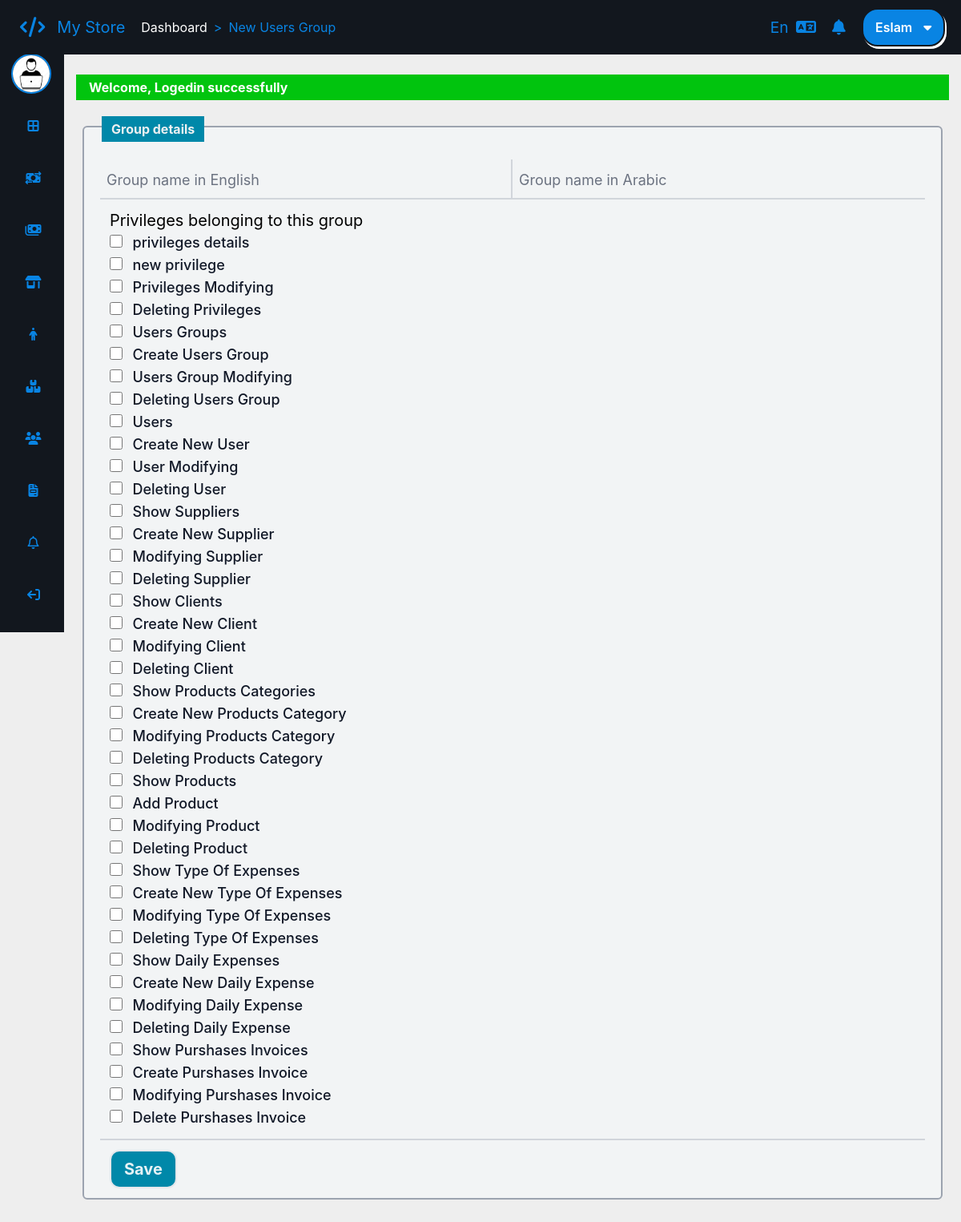
Page /usersgroups/create (signed in) on the committed database.
### tables this page shows
CREATE TABLE `app_users_privileges` (
  `PrivilegeId` tinyint(3) UNSIGNED NOT NULL,
  `Privilege` varchar(30) NOT NULL,
  `PrivilegeTitle` varchar(30) NOT NULL,
  `PrivilegeTitleAr` varchar(30) NOT NULL
);

### app/controllers/abstractcontroller.php (called while the page is built, shortened)
<?php
class AbstractController
{
    protected $_controller;
    protected $_action;
    protected $_data = [];
    protected $_template;
    protected $_registry;
    public function setRegistry($registry)
    {
        $this->_registry = $registry;
    }
    public function setController($controller)
    {
        $this->_controller = $controller;
    }
    public function setAction($action)
    {
        $this->_action = $action;
    }
    public function setTemplate($template)
    {
        $this->_template = $template;
    }
    protected function _view()
    {
        $view = VIEWS_PATH . $this->_controller . DS . $this->_action . '.view.php';
        $this->language->getDictionary();
        $this->_data = array_merge($this->_data, $this->language->getDictionary());
        $this->_template->setRegistry($this->_registry);
        $this->_template->setActionViewFile($view);
        $this->_template->setAppData($this->_data);
        $this->_template->renderApp();
    }
}

### app/controllers/usersgroupscontroller.php (called while the page is built, shortened)
<?php
class UsersGroupsController extends AbstractController
{
    public function createAction()
    {
        $this->_data['privileges'] = PrivilegesModel::getAll();
        $this->_view();
    }
}

### app/lib/frontcontroller.php (called while the page is built, shortened)
<?php
class FrontController
{
    private $_controller = 'index';
    private $_action = 'default';
    private $_params = array();
    private $_template;
    private $_registry;
    public function __construct(Template $template, Registry $registry, Authentication $auth)
    {
        $this->_template = $template;
        $this->_registry = $registry;
    }
    private function _parseUrl()
    {
        $url = explode("/", trim(parse_url($_SERVER['REQUEST_URI'], PHP_URL_PATH), '/'), 3);
        if (isset($url[0]) && $url[0] != '') {
            $this->_controller = $url[0];
        }
        if (isset($url[1]) && $url[1] != '') {
            $this->_action = $url[1];
        }
    }
    public function dispatch()
    {
        $actionName = $this->_action . 'Action';
        $controller = new $controllerClassName();
        $controller->setController($this->_controller);
        $controller->setAction($this->_action);
        $controller->setParams($this->_params);
        $controller->setTemplate($this->_template);
        $controller->setRegistry($this->_registry);
        $controller->$actionName();
    }
}

### public/index.php (called while the page is built, shortened)
<?php
require_once ".." . DIRECTORY_SEPARATOR . "app" . DIRECTORY_SEPARATOR . "lib" . DIRECTORY_SEPARATOR . "database" . DIRECTORY_SEPARATOR . "pdodatabase.php";
$session = new SessionManager();
$session->start();
$template_parts = require_once '..' . DS . 'app' . DS . 'config' . DS . 'templateconfig.php';
$template = new Template($template_parts);
$language = new Language();
$messgenger = Messenger::getInstance($session);
$authentication = Authentication::getInstance($session);
$notification = Notification::getInstance();
$registry = Registry::getInstance();
$registry->session = $session;
$registry->language = $language;
$registry->messenger = $messgenger;
$registry->notification = $notification;
$front = new FrontController($template, $registry, $authentication);
$front->dispatch();

### app/lib/sessionmanager.php (called while the page is built, shortened)
<?php
class SessionManager extends \SessionHandler
{
    public function __get($name)
    {
        return  false !== $_SESSION[$name] ? $_SESSION[$name] : false;
    }
}

### app/models/privilegesmodel.php (called while the page is built, shortened)
<?php
class PrivilegesModel extends AbstractModel
{
    public function __get($prop)
    {
        return $this->$prop;
    }
}

### app/lib/database/databasehandler.php (called while the page is built, shortened)
<?php
abstract class DatabaseHandler
{
    public static function factory()
    {
        $driver = DATABASE_CONN_DRIVER;
        if ($driver === self::DATABASE_DRIVER_PDO) {
            return PDOabsHandler::getInstance();
        } elseif ($driver === self::DATABASE_DRIVER_MYSQLI) {
            return MYSQLIabsHandler::getInstance();
        }
    }
}

### app/lib/database/pdodatabase.php (called while the page is built, shortened)
<?php
class PDOabsHandler extends DatabaseHandler
{
    private static $_instance;
    private static $_handler;
    public function __call($name, $arguments)
    {
        return call_user_func_array([&self::$_handler, $name], $arguments);
    }
    protected static function ini()
    {
        try {
            self::$_handler = new \PDO('mysql://hostname=' . DATABASE_HOST_NAME . ";dbname=" . DATABASE_DB_NAME, DATABASE_USER_NAME, DATABASE_PASSWORD, [
                \PDO::MYSQL_ATTR_INIT_COMMAND => "SET NAMES UTF8",
                \PDO::ATTR_ERRMODE => \PDO::ERRMODE_EXCEPTION
            ]);
        } catch (\PDOException $exception) {
            echo $exception->getMessage();
        }
    }
    public static function getInstance()
    {
        if(self::$_instance === null) {
            self::$_instance = new self();
        }
        return self::$_instance;
    }
}

### app/models/abstractmodel.php (called while the page is built, shortened)
<?php
class AbstractModel
{
    protected static $tableName;
    protected static $tableSchema;
    public static function getAll()
    {
        $sql = "SELECT * FROM " . static::$tableName;
        $stmt = DatabaseHandler::factory()->prepare($sql);
        if ($stmt->execute() === true) {
            $result = $stmt->fetchAll(\PDO::FETCH_CLASS | \PDO::FETCH_PROPS_LATE, get_called_class(), array_keys(static::$tableSchema));
        }
        return is_array($result) && !empty($result) ? $result : false;
    }
}

### app/views/usersgroups/create.view.php (the view)
<form action="" method="post" enctype="application/x-www-form-urlencoded">
    <div class="relative mt-8 w-full">
        <div class="py-1 px-3 absolute -top-3 left-8 bg-[#0088a9] text-md font-bold text-[#edf0f1]">
            <?= $text_legend ?>
        </div>
        <div class="overflow-auto mx-2 my-4">
            <div class="bg-[#f2f4f5] w-full pt-10 pb-3 px-5 border-2 border-gray-400 rounded-md">
                <div class="flex">
                    <div <?= $this->session->lang == 'ar' ? 'dir="rtl"' : null ?> class="relative z-0 w-1/2">
                        <input name="GroupName" dir="ltr" type="text" id="floating_standard" class="block font-roboto border-r-2 py-2.5 px-2 w-full text-lg text-gray-900 bg-transparent border-b-2 border-gray-300 appearance-none focus:outline-none focus:ring-0 focus:border-[#0088a9] peer" placeholder=" " />
                        <label for="floating_standard" class="absolute px-2 text-lg text-gray-500 duration-300 transform -translate-y-6 scale-75 top-3 -z-10 origin-[0] peer-focus:start-0 peer-focus:text-[#0088a9] peer-placeholder-shown:scale-100 peer-placeholder-shown:translate-y-0 peer-focus:scale-75 peer-focus:-translate-y-6 rtl:peer-focus:translate-x-1/4 rtl:peer-focus:left-auto">
                            <?= $text_group_name_en ?>
                        </label>
                    </div>
                    <div <?= $this->session->lang == 'ar' ? 'dir="rtl"' : null ?> class="relative z-0 w-1/2">
                        <input name="GroupNameAr" dir="rtl" type="text" id="floating_standard" class="block font-zain py-2.5 px-2 w-full text-lg text-gray-900 bg-transparent border-b-2 border-gray-300 appearance-none focus:outline-none focus:ring-0 focus:border-[#0088a9] peer" placeholder=" " />
                        <label for="floating_standard" class="absolute text-lg px-2 text-gray-500 duration-300 transform -translate-y-6 scale-75 top-3 -z-10 origin-[0] peer-focus:start-0 peer-focus:text-[#0088a9] peer-placeholder-shown:scale-100 peer-placeholder-shown:translate-y-0 peer-focus:scale-75 peer-focus:-translate-y-6 rtl:peer-focus:translate-x-1/4 rtl:peer-focus:left-auto">
                            <?= $text_group_name_ar ?>
                        </label>
                    </div>
                </div>
                <div class="border-b-2 border-gray-300 p-3" <?= $this->session->lang == 'ar' ? 'dir="rtl"' : null ?>>
                    <div class="text-xl">
                        <?= $text_privileges_belonging_to_group ?>
                    </div>
                    <?php
                    if (false !== $privileges) {
                        foreach ($privileges as $privilege) {
                    ?>
                            <div>
                                <input name="Privileges[]" id="<?= $privilege->PrivilegeTitle ?>" type="checkbox" value="<?= $privilege->PrivilegeId ?>" class="w-4 h-4 text-teal-600 bg-gray-100 border-gray-300 rounded focus:ring-[#0088a9] dark:focus:ring-[#0088a9] focus:ring-2">
                                <label for="<?= $privilege->PrivilegeTitle ?>" class="ms-2 text-lg font-medium text-gray-900 select-none"><?= $this->session->lang == 'ar' ? $privilege->PrivilegeTitleAr : $privilege->PrivilegeTitle ?></label>
                            </div>
                    <?php
                        }
                    }
                    ?>
                </div>
                <div class="px-3 pt-3" <?= $this->session->lang == 'ar' ? 'dir="rtl"' : null ?>>
                    <div class="bg-[#0088a9] w-1/12 flex justify-center text-center text-xl font-bold text-[#e5f2f5] cursor-pointer rounded-xl border-2 hover:bg-[#e5f2f5] hover:text-[#0088a9] hover:border-[#0088a9]">
                        <input class="px-3 py-2" type="submit" name="submit" value="<?= $text_save_group ?>">
                    </div>
                </div>
            </div>
        </div>
    </div>
</form>

### app/lib/template/template.php (shortened to what this page needs)
<?php
class Template
{
    private $_templateParts;
    private $_action_view;
    private $_registry;
    public function __construct(array $parts)
    {
        $this->_templateParts = $parts;
    }
    public function setActionViewFile($actionViewPath)
    {
        $this->_action_view = $actionViewPath;
    }
    public function setRegistry($registry)
    {
        $this->_registry = $registry;
    }
    public function __get($key)
    {
        return $this->_registry->$key;
    }
    private function renderTemplateHeaderStart()
    {
        require_once TEMPLATE_PATH . 'templateheaderstart.php';
    }
    private function renderTemplateHeaderEnd()
    {
        require_once TEMPLATE_PATH . 'templateheaderend.php';
    }
    private function renderTemplateContentStart()
    {
        require_once TEMPLATE_PATH . 'templatecontentstart.php';
    }
    private function renderTemplateFooter()
    {
        require_once TEMPLATE_PATH . 'templatefooter.php';
    }
    private function renderWrapperStart()
    {
        require_once TEMPLATE_PATH . 'wrapperstart.php';
    }
    private function renderWrapperEnd()
    {
        require_once TEMPLATE_PATH . 'wrapperend.php';
    }
    private function renderTemplateBlocks()
    {
        if (!array_key_exists('template', $this->_templateParts)) {
            trigger_error("Sorry you have define the template blocks", E_USER_WARNING);
        } else {
            $parts = $this->_templateParts['template'];
            if (!empty($parts)) {
                foreach ($parts as $partKey => $file) {
                    if ($partKey === ':view') {
                        require_once $this->_action_view;
                    } else {
                        require_once $file;
                    }
                }
            }
        }
    }
    private function renderHeaderResources()
    {
        $output = '';
        if (!array_key_exists('header_resources', $this->_templateParts)) {
            trigger_error("Sorry you have define the template header resources", E_USER_WARNING);
        } else {
            $headerResources = $this->_templateParts['header_resources'];
            if (!empty($headerResources)) {
                $css = $headerResources['css'];
                if (!empty($css)) {
                    foreach ($css as $cssKry => $path) {
                        $output .= '<link rel="stylesheet" href="' . $path . '" />';
                    }
                }
                $js = $headerResources['js'];
                if (!empty($js)) {
                    foreach ($js as $jsKey => $path) {
                        $output .= '<script src="' . $path . '"></script>';
                    }
                }
            }
        }
        echo $output;
    }
    public function renderApp()
    {
        $this->renderHeaderResources();
        $this->renderTemplateBlocks();
    }
}

### public/css/styles.css (style rules this page uses)
:root { --main-background: #12171e; --main-text-color: #0984e3; }
* { margin: 0; padding: 0; box-sizing: border-box; font-family: "Inter"; }

### public/css/datatables.css (style rules this page uses)
:root { --dt-row-selected: 13, 110, 253; --dt-row-selected-text: 255, 255, 255; --dt-row-selected-link: 9, 10, 11; --dt-row-stripe: 0, 0, 0; --dt-row-hover: 0, 0, 0; --dt-column-ordering: 0, 0, 0; --dt-html-background: white; }

### public/css/input.css (style rules this page uses)
body { @apply bg-[#eee]; }

### rows in the picture
app_users_privileges: PrivilegeTitle "privileges details"
app_users_privileges: PrivilegeTitle "new privilege"
app_users_privileges: PrivilegeTitle "Privileges Modifying"
app_users_privileges: PrivilegeTitle "Deleting Privileges"
app_users_privileges: PrivilegeTitle "Users Groups"
app_users_privileges: PrivilegeTitle "Create Users Group"
app_users_privileges: PrivilegeTitle "Users Group Modifying"
app_users_privileges: PrivilegeTitle "Deleting Users Group"
app_users_privileges: PrivilegeTitle "Users"
app_users_privileges: PrivilegeTitle "Create New User"
app_users_privileges: PrivilegeTitle "User Modifying"
app_users_privileges: PrivilegeTitle "Deleting User"
app_users_privileges: PrivilegeTitle "Show Suppliers"
app_users_privileges: PrivilegeTitle "Create New Supplier"
app_users_privileges: PrivilegeTitle "Modifying Supplier"
app_users_privileges: PrivilegeTitle "Deleting Supplier"
app_users_privileges: PrivilegeTitle "Show Clients"
app_users_privileges: PrivilegeTitle "Create New Client"
app_users_privileges: PrivilegeTitle "Modifying Client"
app_users_privileges: PrivilegeTitle "Deleting Client"
app_users_privileges: PrivilegeTitle "Show Products Categories"
app_users_privileges: PrivilegeTitle "Create New Products Category"
app_users_privileges: PrivilegeTitle "Modifying Products Category"
app_users_privileges: PrivilegeTitle "Deleting Products Category"
app_users_privileges: PrivilegeTitle "Show Products"
app_users_privileges: PrivilegeTitle "Add Product"
app_users_privileges: PrivilegeTitle "Modifying Product"
app_users_privileges: PrivilegeTitle "Deleting Product"
app_users_privileges: PrivilegeTitle "Show Type Of Expenses"
app_users_privileges: PrivilegeTitle "Create New Type Of Expenses"
app_users_privileges: PrivilegeTitle "Modifying Type Of Expenses"
app_users_privileges: PrivilegeTitle "Deleting Type Of Expenses"
app_users_privileges: PrivilegeTitle "Show Daily Expenses"
app_users_privileges: PrivilegeTitle "Create New Daily Expense"
app_users_privileges: PrivilegeTitle "Modifying Daily Expense"
app_users_privileges: PrivilegeTitle "Deleting Daily Expense"
app_users_privileges: PrivilegeTitle "Show Purshases Invoices"
app_users_privileges: PrivilegeTitle "Create Purshases Invoice"
app_users_privileges: PrivilegeTitle "Modifying Purshases Invoice"
app_users_privileges: PrivilegeTitle "Delete Purshases Invoice"

### other values in the picture
$message[0] "Welcome, Logedin successfully"
